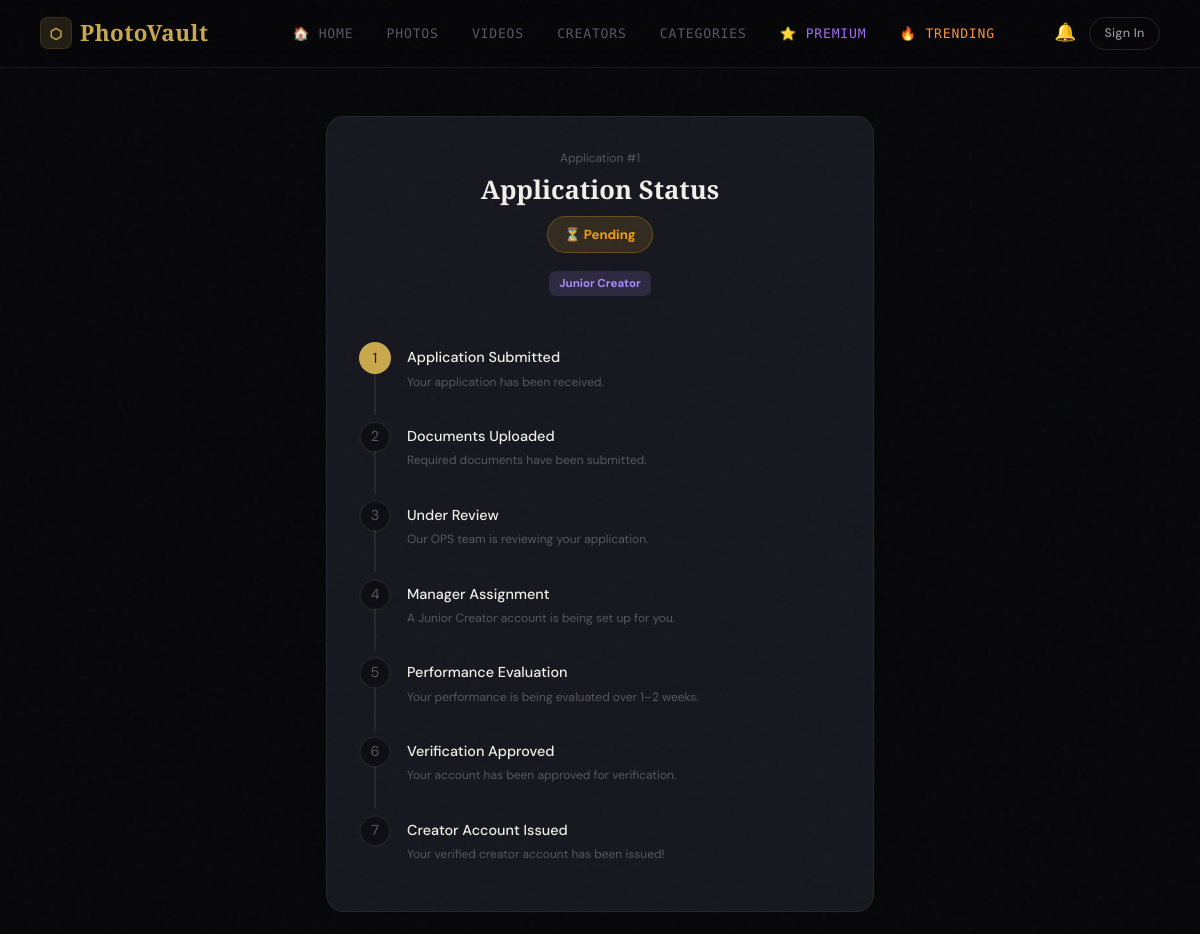
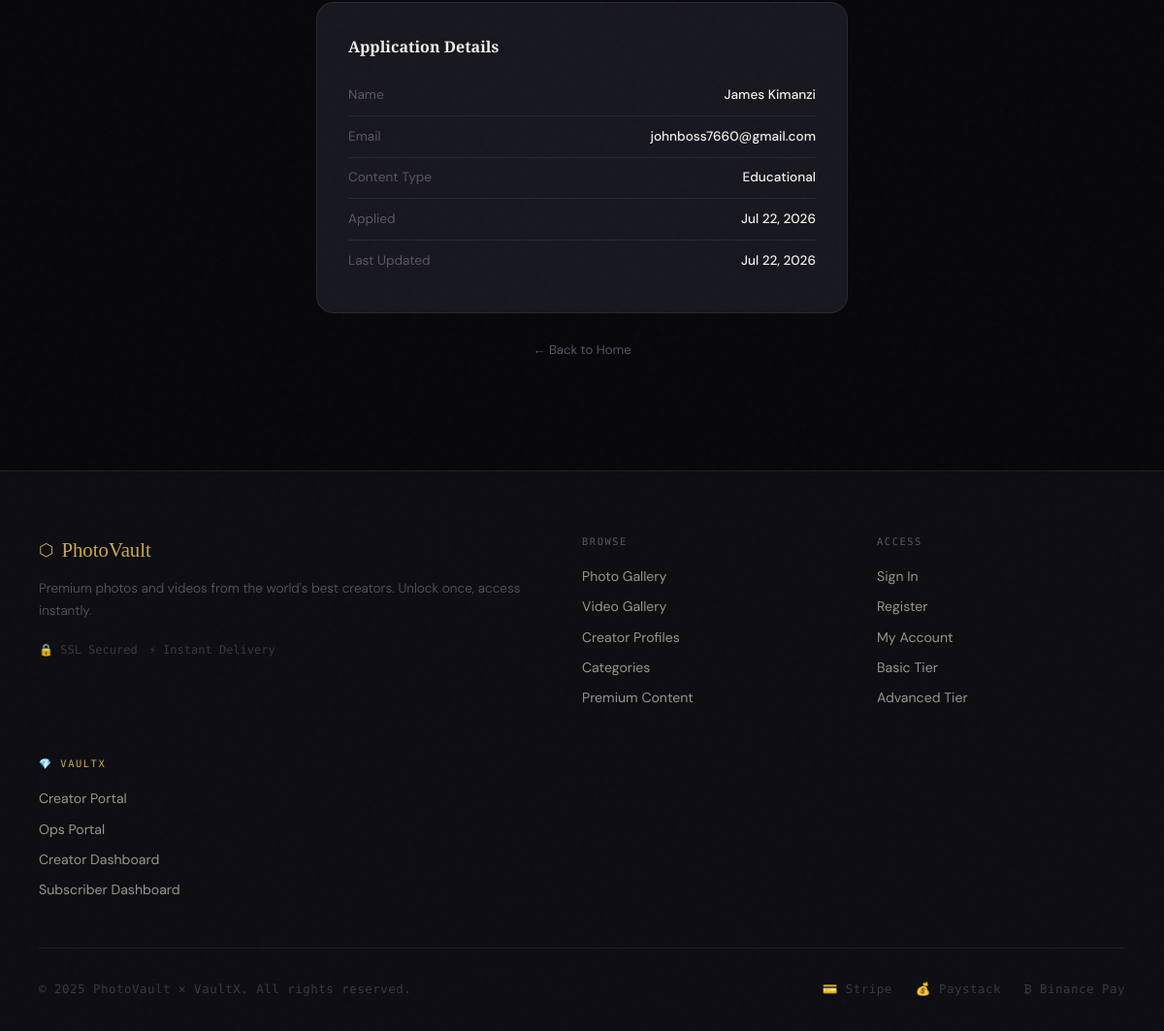
/application-status/1, run on the app's committed database (2 pictures, top to bottom).
### models/creator.py (models this page shows)
class CreatorApplication(db.Model):
    __tablename__ = 'creator_applications'
    id              = db.Column(db.Integer, primary_key=True)
    user_id         = db.Column(db.Integer, db.ForeignKey('users.id'), nullable=True)
    applicant_name  = db.Column(db.String(100), nullable=False)
    applicant_email = db.Column(db.String(200), nullable=False)
    application_type= db.Column(db.String(30), default='junior_creator')  # 'junior_creator' or 'verified_creator'
    motivation      = db.Column(db.Text, default='')
    content_type    = db.Column(db.String(100), default='')  # what kind of content they plan to share
    social_links    = db.Column(db.Text, default='')  # comma separated
    id_document     = db.Column(db.String(300), nullable=True)  # filename for ID upload (verified creator)
    selfie_document = db.Column(db.String(300), nullable=True)  # filename for selfie (age/identity match)
    legal_name      = db.Column(db.String(200), default='')  # as on ID (verified creator)
    date_of_birth   = db.Column(db.Date, nullable=True)       # parsed/declared DOB for age check
    status          = db.Column(db.String(30), default='pending')  # pending/under_review/approved/rejected
    stage           = db.Column(db.Integer, default=1)  # 1-7 progress stage
    rejection_reason= db.Column(db.Text, default='')
    reviewed_by     = db.Column(db.Integer, db.ForeignKey('users.id'), nullable=True)
    issued_profile_id = db.Column(db.Integer, db.ForeignKey('profiles.id'), nullable=True)
    created_at      = db.Column(db.DateTime, default=datetime.utcnow)
    updated_at      = db.Column(db.DateTime, default=datetime.utcnow)
    user            = db.relationship('User', foreign_keys=[user_id])
    reviewer        = db.relationship('User', foreign_keys=[reviewed_by])
    issued_profile  = db.relationship('Profile', foreign_keys=[issued_profile_id])

### routes/creator_routes.py (the view)
@creator_bp.route('/application-status/<int:app_id>', endpoint='application_status')
def application_status(app_id):
    app_record = CreatorApplication.query.get_or_404(app_id)
    stage_labels = [
        'Application Submitted',
        'Documents Uploaded',
        'Under Review',
        'Manager Assignment',
        'Performance Evaluation',
        'Verification Approved',
        'Creator Account Issued',
    ]
    return render_template('application_status.html',
                           app_record=app_record,
                           stage_labels=stage_labels)

### services/creator_service.py (called while the page is built)
def is_admin_override():
    return False

### templates/application_status.html (shortened to what this page needs)
{% extends 'base.html' %}
{% block content %}
<div class="status-wrap">
  <div class="status-card">
    <div class="status-header">
      <div class="status-id">Application #{{ app_record.id }}</div>
      <h1>Application Status</h1>
      <div class="status-badge status-{{ app_record.status }}">
        {% if app_record.status == 'pending' %}⏳{% elif app_record.status == 'under_review' %}🔍{% elif app_record.status == 'approved' %}✅{% else %}❌{% endif %}
        {{ app_record.status|replace('_', ' ')|title }}
      </div>
      <div>
        <span class="type-pill {% if app_record.application_type in ('creator_manager','junior_creator') %}type-manager{% else %}type-creator{% endif %}">
          {{ 'Junior Creator' if app_record.application_type in ('creator_manager','junior_creator') else 'Verified Creator' }}
        </span>
      </div>
    </div>
    <div class="progress-track">
      {% for i, label in enumerate(stage_labels) %}
      <div class="progress-step">
        <div class="step-dot {% if (i+1) < app_record.stage %}done{% elif (i+1) == app_record.stage %}active{% endif %}">
          {% if (i+1) < app_record.stage %}✓{% else %}{{ i+1 }}{% endif %}
        </div>
        <div class="step-info">
          <div class="step-name">{{ label }}</div>
          <div class="step-desc">
            {% if i == 0 %}Your application has been received.
            {% elif i == 1 %}Required documents have been submitted.
            {% elif i == 2 %}Our OPS team is reviewing your application.
            {% elif i == 3 %}A Junior Creator account is being set up for you.
            {% elif i == 4 %}Your performance is being evaluated over 1–2 weeks.
            {% elif i == 5 %}Your account has been approved for verification.
            {% elif i == 6 %}Your verified creator account has been issued!
            {% endif %}
          </div>
        </div>
      </div>
      {% endfor %}
    </div>
  </div>
  <div class="status-card">
    <h3 style="font-family:var(--font-head);font-size:1rem;color:var(--text);margin-bottom:1rem;">Application Details</h3>
    <div class="info-row">
      <span>Name</span><span>{{ app_record.applicant_name }}</span>
    </div>
    <div class="info-row">
      <span>Email</span><span>{{ app_record.applicant_email }}</span>
    </div>
    <div class="info-row">
      <span>Content Type</span><span>{{ app_record.content_type or '—' }}</span>
    </div>
    <div class="info-row">
      <span>Applied</span><span>{{ app_record.created_at.strftime('%b %d, %Y') }}</span>
    </div>
    <div class="info-row">
      <span>Last Updated</span><span>{{ app_record.updated_at.strftime('%b %d, %Y') if app_record.updated_at else '—' }}</span>
    </div>
  </div>
  <div style="text-align:center;margin-top:1rem;">
    <a href="{{ url_for('index') }}" style="color:var(--text3);font-size:.82rem;text-decoration:none;">← Back to Home</a>
  </div>
</div>
{% endblock %}

### static/css/style.css (style rules this page uses)
:root { --bg: #07070a; --bg2: #0d0d12; --bg3: #131319; --surface: #17171f; --surface2: #1e1e2a; --border: rgba(255,255,255,0.07); --border2: rgba(255,255,255,0.12); --gold: #c9a84c; --gold2: #e8c96e; --gold3: #f5dfa0; --gold-dim: rgba(201,168,76,0.15); --gold-glow: rgba(201,168,76,0.08); --purple: #9f6ef5; --purple-dim:rgba(159,110,245,0.15); --teal: #00c9b8; --teal-dim: rgba(0,201,184,0.12); --text: #f2efe9; --text2: #9a9490; --text3: #5a5660; --text4: #3a3840; --red: #e05555; --green: #4caf7d; --blue: #5b8af5; --orange: #f5935b; --font-head: 'Cormorant Garamond', serif; --font-body: 'DM Sans', sans-serif; --font-mono: 'DM Mono', monospace; --radius: 10px; --radius-lg: 18px; --radius-xl: 24px; --shadow: 0 8px 32px rgba(0,0,0,0.6); --shadow-gold: 0 0 40px rgba(201,168,76,0.18); --shadow-purple: 0 0 40px rgba(159,110,245,0.18); --glow-gold: 0 0 60px rgba(201,168,76,0.12); }
*, *::before, *::after { box-sizing: border-box; margin: 0; padding: 0; }
html { scroll-behavior: smooth; }
body { background: var(--bg); color: var(--text); font-family: var(--font-body); font-size: 16px; line-height: 1.65; min-height: 100vh; overflow-x: hidden; }
a { color: var(--gold); text-decoration: none; transition: color .2s; }

### templates/application_status.html (style rules this page uses)
.status-wrap { max-width: 580px; margin: 3rem auto; padding: 0 1rem 4rem; }
.status-card { background: var(--surface); border: 1px solid var(--border); border-radius: 18px; padding: 2rem; margin-bottom: 1.5rem; }
.status-header { text-align: center; margin-bottom: 2rem; }
.status-header h1 { font-family: var(--font-head); font-size: 1.6rem; color: var(--text); margin-bottom: .35rem; }
.status-id { font-size: .75rem; color: var(--text3); }
.status-badge { display: inline-flex; align-items: center; gap: .4rem; padding: .4rem 1rem; border-radius: 99px; font-size: .82rem; font-weight: 700; margin-bottom: 1rem; }
.status-pending { background: rgba(251,191,36,.12); color: #f59e0b; border: 1px solid rgba(251,191,36,.25); }
.progress-track { display: flex; flex-direction: column; gap: 0; }
.progress-step { display: flex; gap: 1rem; align-items: flex-start; padding: .9rem 0; position: relative; }
.progress-step::before { content: ''; position: absolute; left: 15px; top: 44px; width: 2px; bottom: -8px; background: var(--border); }
.progress-step:last-child::before { display: none; }
.step-dot { width: 32px; height: 32px; border-radius: 50%; display: flex; align-items: center; justify-content: center; font-size: .9rem; flex-shrink: 0; border: 2px solid var(--border); background: var(--bg2); color: var(--text3); }
.step-dot.active { background: #C9A84C; border-color: #C9A84C; color: #1a1a00; }
.step-info { flex: 1; padding-top: .25rem; }
.step-name { font-size: .9rem; color: var(--text); font-weight: 500; }
.step-desc { font-size: .75rem; color: var(--text3); margin-top: .15rem; }
.type-pill { display: inline-block; padding: .2rem .65rem; border-radius: 7px; font-size: .72rem; font-weight: 700; }
.type-manager { background: rgba(167,139,250,.15); color: #a78bfa; }
.info-row { display: flex; justify-content: space-between; padding: .6rem 0; border-bottom: 1px solid var(--border); font-size: .85rem; }
.info-row:last-child { border-bottom: none; }
.info-row span:first-child { color: var(--text3); }
.info-row span:last-child { color: var(--text); font-weight: 500; }

### data on the page
CreatorApplication: id "1", status "Pending", application_type "Junior Creator", applicant_name "James Kimanzi", applicant_email "johnboss7660@gmail.com", content_type "Educational", created_at "Jul 22, 2026", updated_at "Jul 22, 2026"

### other printed values
{{ i+1 }} "1" "2" "3" "4" "5" "6" "7"
{{ label }} "Application Submitted" "Documents Uploaded" "Under Review" "Manager Assignment" "Performance Evaluation" "Verification Approved" "Creator Account Issued"
